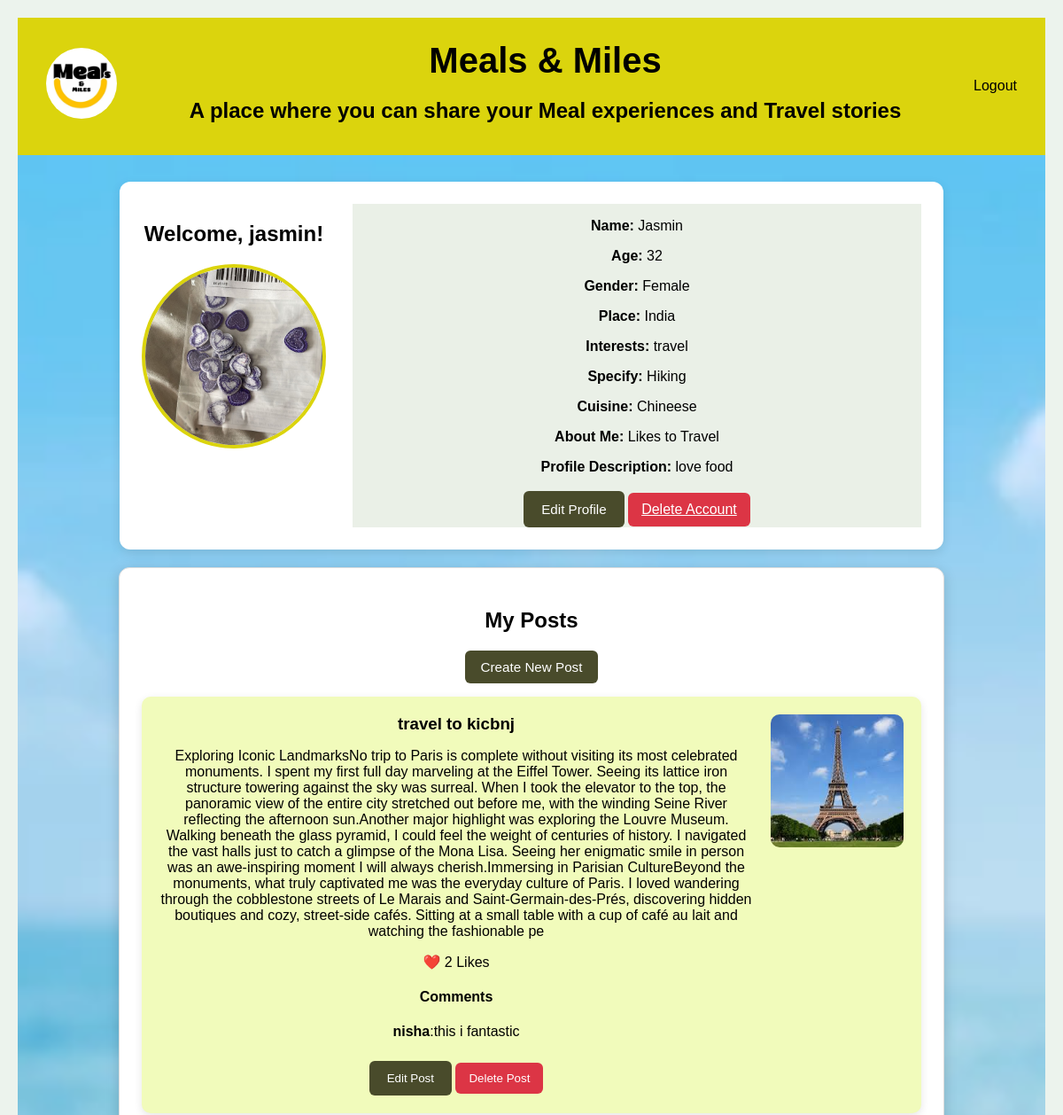
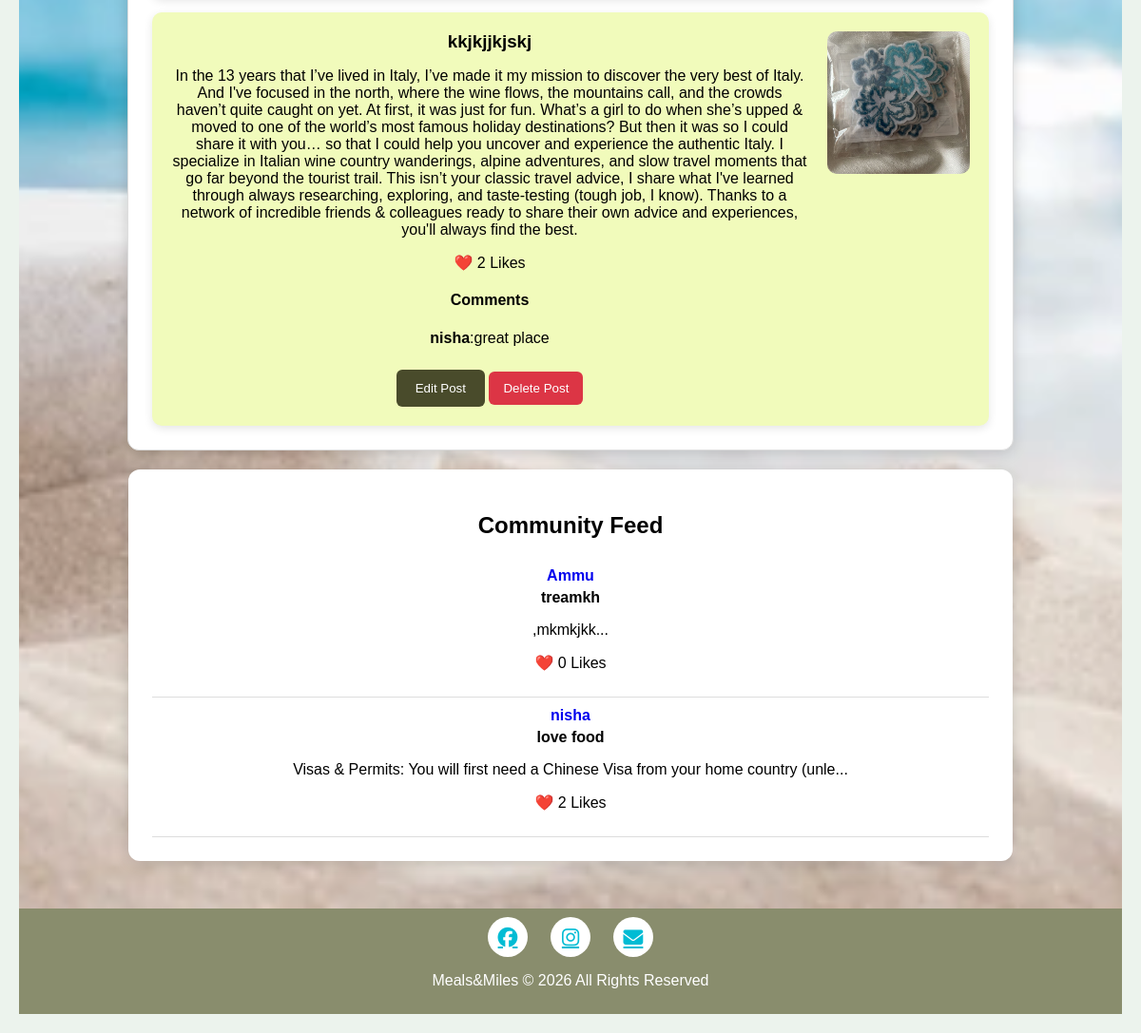
Page /account (signed in) on the earlier database version (2 pictures, top to bottom).
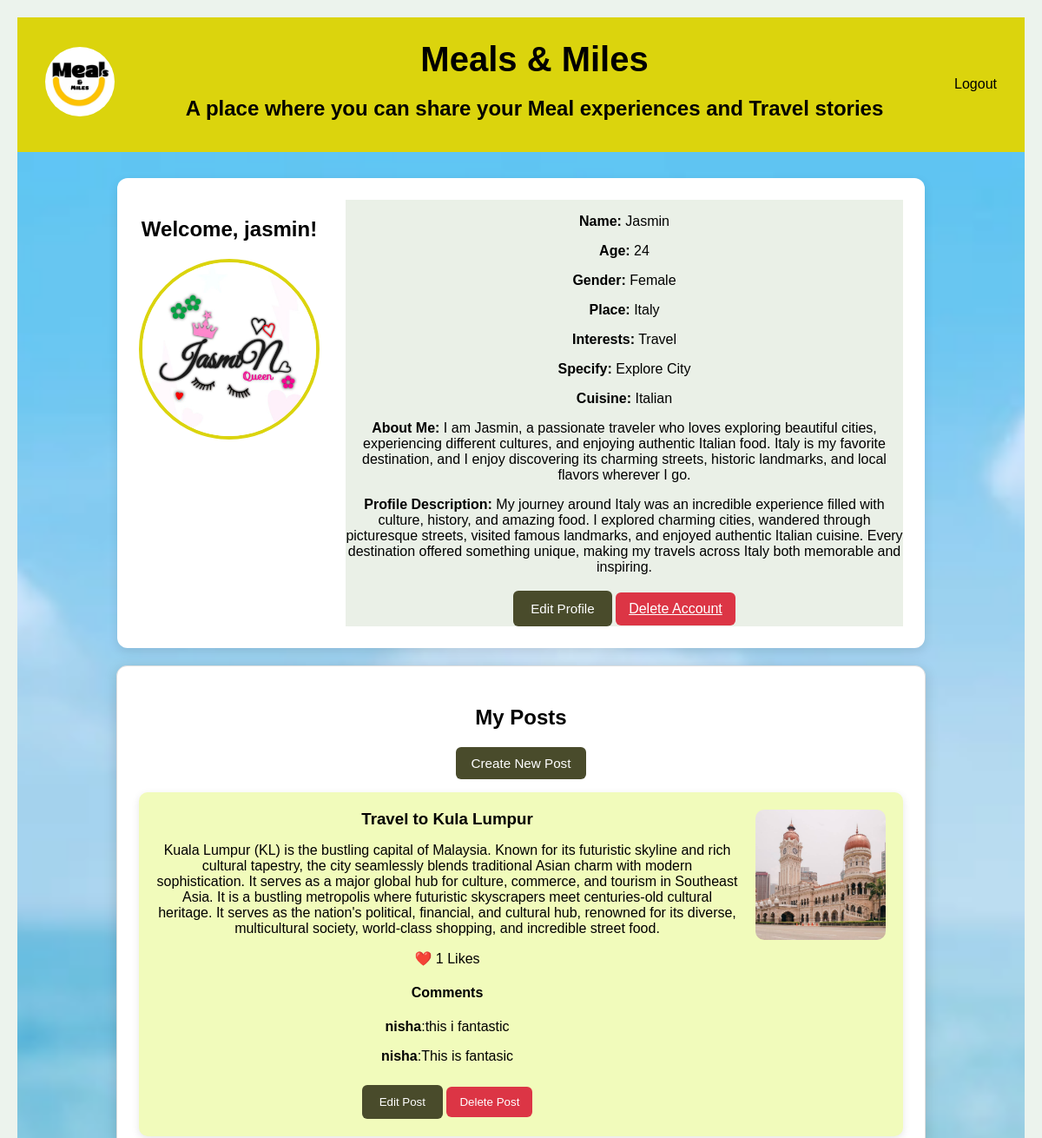
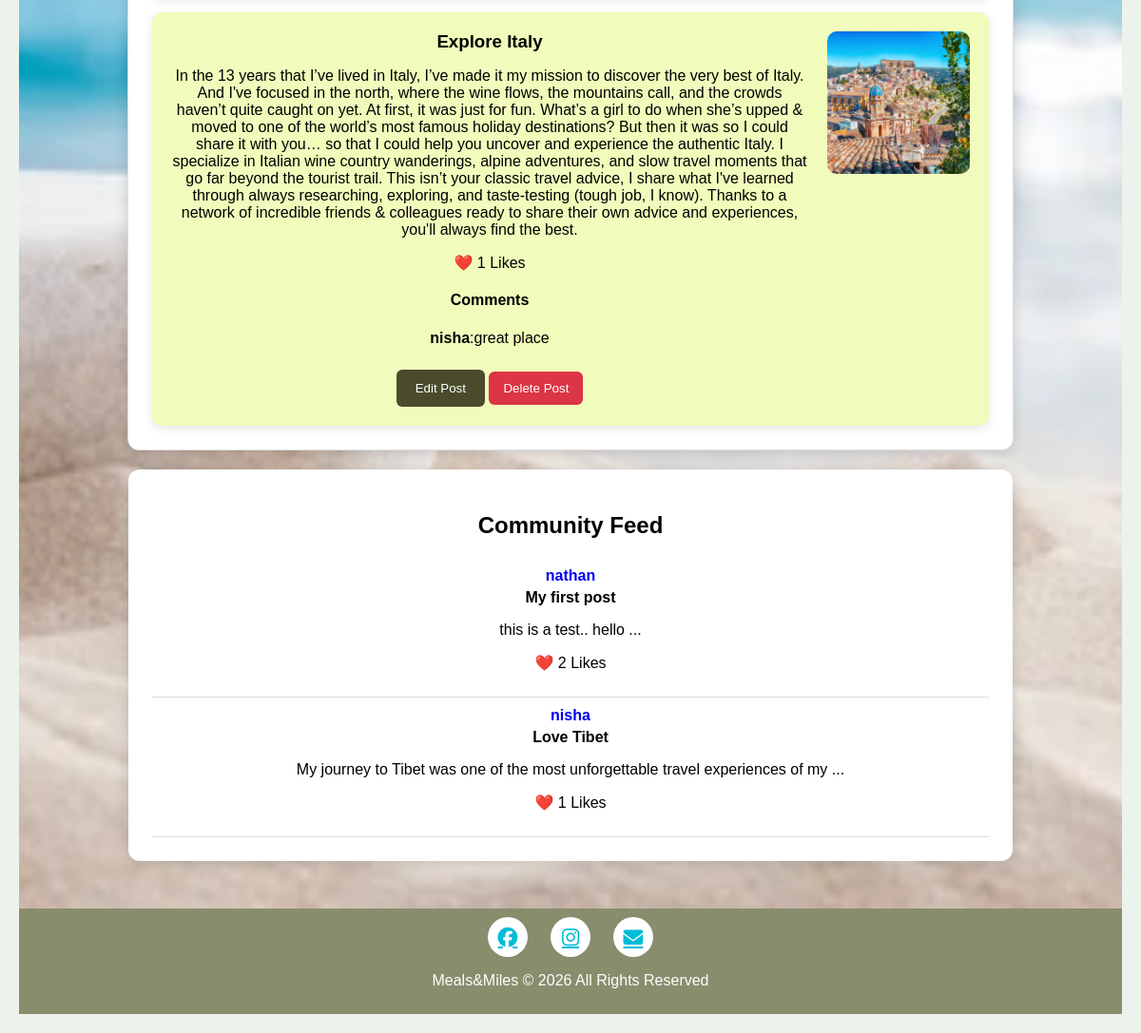
Same page on the later database version (2 pictures, top to bottom).
### Database/models.py (models this page shows)
class User(db.Model, UserMixin):
    id = db.Column(db.Integer, primary_key=True)
    posts = db.relationship('Post', backref='author', lazy=True , cascade="all, delete-orphan")
    comments = db.relationship('Comment', backref='user', lazy=True, cascade="all, delete-orphan")
    likes = db.relationship('Like', backref='user', lazy=True, cascade="all, delete-orphan")
    username = db.Column( db.String(150),unique=True, nullable=False)
    email = db.Column(db.String(150), unique=True, nullable=False)
    password = db.Column( db.String(255), nullable=False )
    profile_pic = db.Column(db.String(255),
        default='images/Default-Profile-Picture.png')
    name = db.Column(db.String(100))
    age = db.Column(db.Integer)
    gender = db.Column(db.String(20))
    place = db.Column(db.String(100))
    interests = db.Column(db.String(300))
    specify = db.Column(db.String(300))
    cuisine = db.Column(db.String(100))
    about_me = db.Column(db.Text)
    profile_description = db.Column(db.Text)

class Post(db.Model):
        id = db.Column(db.Integer, primary_key=True)
        title = db.Column(db.String(200))
        content = db.Column(db.Text)
        image = db.Column(db.String(255))
        user_id = db.Column(db.Integer, db.ForeignKey('user.id'))
        likes = db.relationship('Like',backref='post', lazy=True, cascade="all, delete-orphan")
        comments = db.relationship('Comment',backref='post', lazy=True, cascade="all, delete-orphan")

class Comment(db.Model):
            id = db.Column(db.Integer, primary_key=True)
            text = db.Column(db.Text)
            user_id = db.Column(
            db.Integer,
            db.ForeignKey('user.id'))
            post_id = db.Column(
            db.Integer,
            db.ForeignKey('post.id'))

### Database/views.py (the view)
@views.route('/account')
@login_required
def account():
    community_posts = Post.query.filter(
        Post.user_id != current_user.id
    ).order_by(
        Post.id.desc()
    ).limit(5).all()
    return render_template(
        'account.html',
        user=current_user,
        community_posts=community_posts
    )

### Database/__init__.py (called while the page is built)
@login_manager.user_loader
def load_user(user_id):
    from .models import User
    return User.query.get(int(user_id))

### Database/templates/account.html (shortened to what the changed rows need)
<!DOCTYPE html>
<html lang="en">
    <head>
        <link rel="stylesheet" href="../static/css/account.css"/>
        <link rel="stylesheet" href="https://cdnjs.cloudflare.com/ajax/libs/font-awesome/6.5.1/css/all.min.css">
    </head>
    <body>
        <nav class="navbar">
            <div class="nav-center">
                <h1 class="main-heading">Meals & Miles</h1>
                <h2>A place where you can share your Meal experiences and Travel stories</h2>
            </div>
        </nav>
        <section class="main">
            <div class="profile-container">
                <div class="profile-left">
                <h2>Welcome, {{ current_user.username }}!</h2>
                    <img src="{{ url_for('static', filename=current_user.profile_pic) }}" class="profile-pic"id="profilePic">
                    <br><br>
                    <br>
                </div>
                <div class="profile-right">
                        {% if current_user.name %}
                            <p><strong>Name:</strong> {{ current_user.name }}</p>
                        {% endif %}
                        {% if current_user.age %}
                        <p><strong>Age:</strong> {{ current_user.age }}</p>
                        {% endif %}
                        {% if current_user.gender %}
                        <p><strong>Gender:</strong> {{ current_user.gender }}</p>
                        {% endif %}
                        {% if current_user.place %}
                        <p><strong>Place:</strong> {{ current_user.place }}</p>
                        {% endif %}
                        {% if current_user.interests %}
                        <p><strong>Interests:</strong> {{ current_user.interests }}</p>
                        {% endif %}
                        {% if current_user.specify %}
                        <p><strong>Specify:</strong> {{ current_user.specify }}</p>
                        {% endif %}
                        {% if current_user.cuisine %}
                        <p><strong>Cuisine:</strong> {{ current_user.cuisine }}</p>
                        {% endif %}
                        {% if current_user.about_me %}
                        <p><strong>About Me:</strong> {{ current_user.about_me }}</p>
                        {% endif %}
                        {% if current_user.profile_description %}
                        <p><strong>Profile Description:</strong> {{ current_user.profile_description }}</p>
                        {% endif %}
                        <button class="profile-btn" onclick="window.location.href='/edit'">Edit Profile</button>
                        <a href="/delete_account" class="delete-btn"
                        onclick="return confirm('Are you sure? This will permanently delete your account and posts.')">Delete Account</a>
                </div>
            </div>
        <section class="posts-section" id="postsSection">
            <h2>My Posts</h2>
                {% for post in current_user.posts %}
            <div class="post-card">
                <div class="post-info">
                    <h3>{{ post.title }}</h3>
                    <p>{{ post.content }}</p>
                    <p>❤️ {{ post.likes|length }} Likes</p>
                    <h4>Comments</h4>
                    {% if post.comments %}
                    {% for comment in post.comments %}
                    <p><strong>{{ comment.user.username }}</strong>:{{ comment.text }}</p>
                    {% endfor %}
                    {% else %}
                    <p>No comments yet.</p>
                    {% endif %}
                    <button class="edit-btn" onclick="window.location.href='/edit_post/{{ post.id }}'">Edit Post</button>
                    <button class="delete-btn" onclick="window.location.href='/delete_post/{{ post.id }}'">Delete Post</button>
                </div>
            {% if post.image %}
            <div class="post-image">
            <img src="{{ url_for('static', filename=post.image) }}">
            </div>
            {% endif %}
        </div>
        {% endfor %}
        </section>
                        <div class="community-feed">
                    <h2>Community Feed</h2>
                    {% for post in community_posts %}
                    <div class="community-post">
                        <a href="/profile/{{ post.author.id }}">
                        <strong>{{ post.author.username }}</strong></a>
                        <h4>{{ post.title }}</h4>
                        <p>{{ post.content[:80] }}...</p>
                        <p>❤️ {{ post.likes|length }} Likes</p>
                    </div>
                    {% endfor %}
                </div>
        </section>
    </body>
</html>

Differences in the rows shown:
removed Post: author.username "Ammu", title "treamkh", content ",mkmkjkk", likes|length "0", shown under "Community Feed"
changed User "jasmin": profile_pic: a different picture; age "32" → "24"; place "India" → "Italy"; interests "travel" → "Travel"; specify "Hiking" → "Explore City"; cuisine "Chineese" → "Italian"; about_me "Likes to Travel" → "I am Jasmin, a passionate traveler who loves exploring beautiful cities, experiencing different cultures, and enjoying authentic Italian food. Italy is my favorite destination, and I enjoy discovering its charming streets, historic landmarks, and local flavors wherever I go."; profile_description "love food" → "My journey around Italy was an incredible experience filled with culture, history, and amazing food. I explored charming cities, wandered through picturesque streets, visited famous landmarks, and enjoyed authentic Italian cuisine. Every destination offered something unique, making my travels across Italy both memorable and inspiring."
changed Post: title "travel to kicbnj" → "Travel to Kula Lumpur"; content "Exploring Iconic LandmarksNo trip to Paris is complete without visiting its most celebrated monuments. I spent my first full day marveling at the Eiffel Tower. Seeing its lattice iron structure towering against the sky was surreal. When I took the elevator to the top, the panoramic view of the entire city stretched out before me, with the winding Seine River reflecting the afternoon sun.Another major highlight was exploring the Louvre Museum. Walking beneath the glass pyramid, I could feel the weight of centuries of history. I navigated the vast halls just to catch a glimpse of the Mona Lisa. Seeing her enigmatic smile in person was an awe-inspiring moment I will always cherish.Immersing in…" → "Kuala Lumpur (KL) is the bustling capital of Malaysia. Known for its futuristic skyline and rich cultural tapestry, the city seamlessly blends traditional Asian charm with modern sophistication. It serves as a major global hub for culture, commerce, and tourism in Southeast Asia. It is a bustling metropolis where futuristic skyscrapers meet centuries-old cultural heritage. It serves as the nation's political, financial, and cultural hub, renowned for its diverse, multicultural society, world-class shopping, and incredible street food."; likes|length "2" → "1"; image: a different picture
added Comment: user.username "nisha", text "This is fantasic", shown under Post "Travel to Kula Lumpur"
changed Post: title "kkjkjjkjskj" → "Explore Italy"; likes|length "2" → "1"; image: a different picture
added Post: author.username "nathan", title "My first post", content "this is a test.. hello", likes|length "2", shown under "Community Feed"
changed Post "nisha": title "love food" → "Love Tibet"; content "Visas & Permits: You will first need a Chinese Visa from your home country (unle" → "My journey to Tibet was one of the most unforgettable travel experiences of my"; likes|length "2" → "1"
